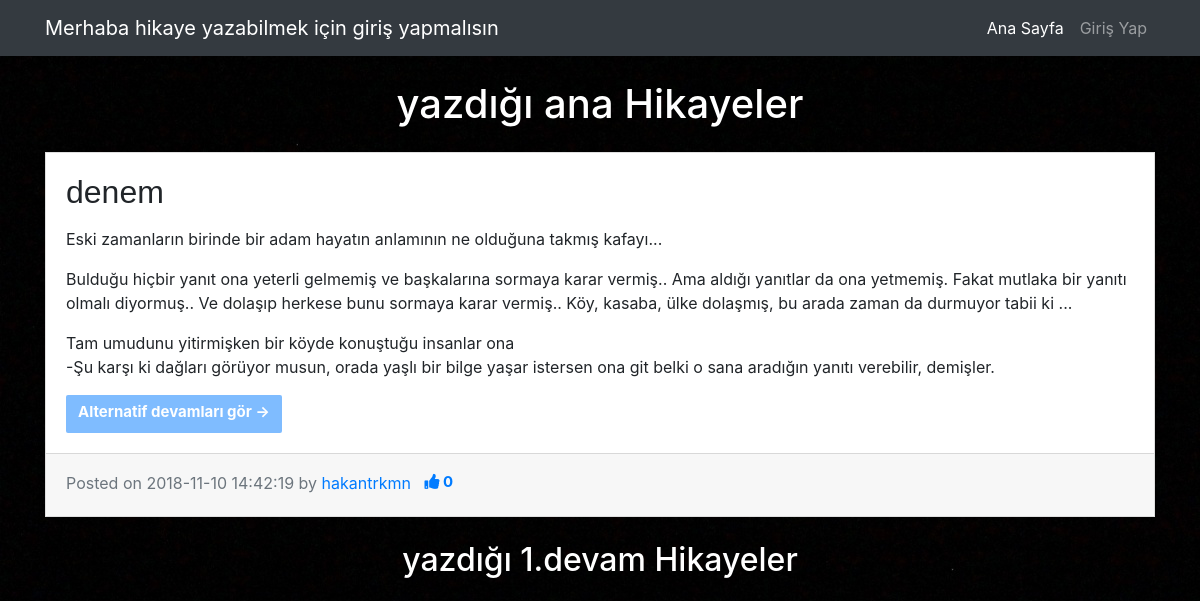
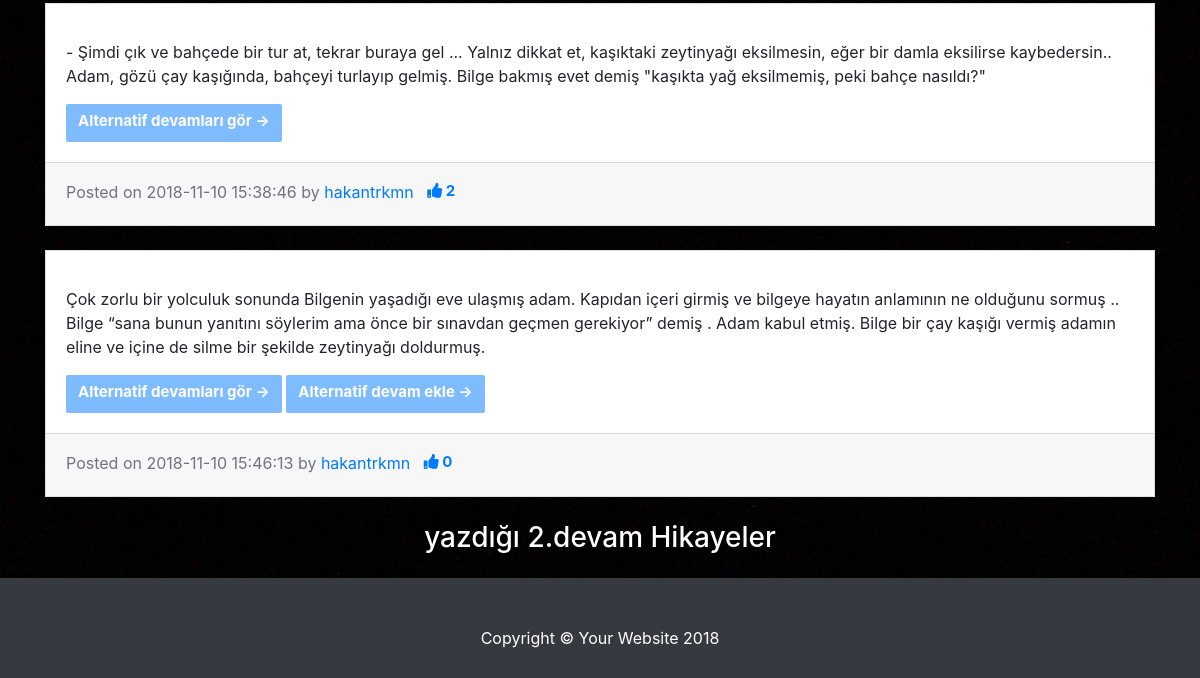
/profil.php?kullanici=hakantrkmn, run on an earlier commit of the app's database (2 pictures, top to bottom).
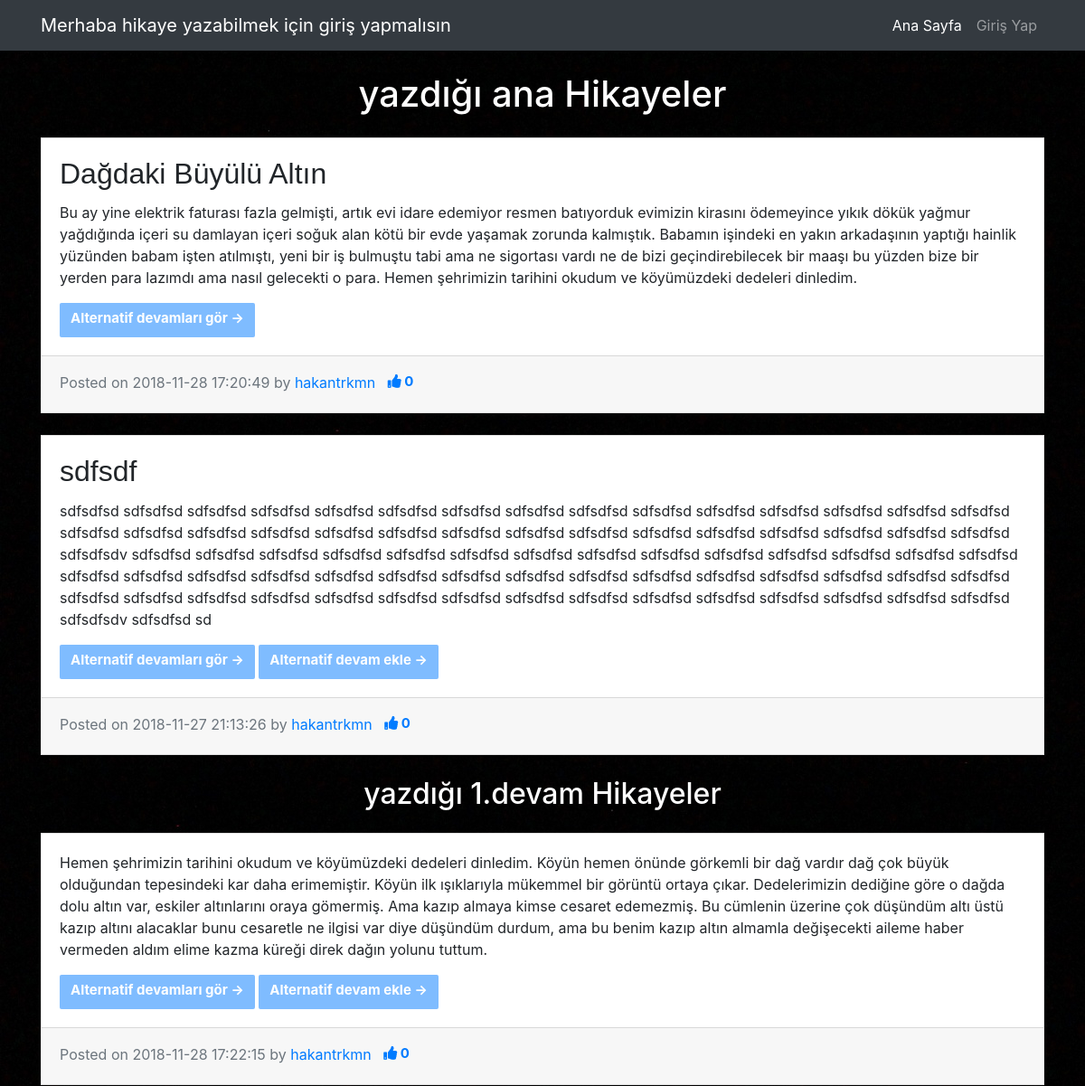
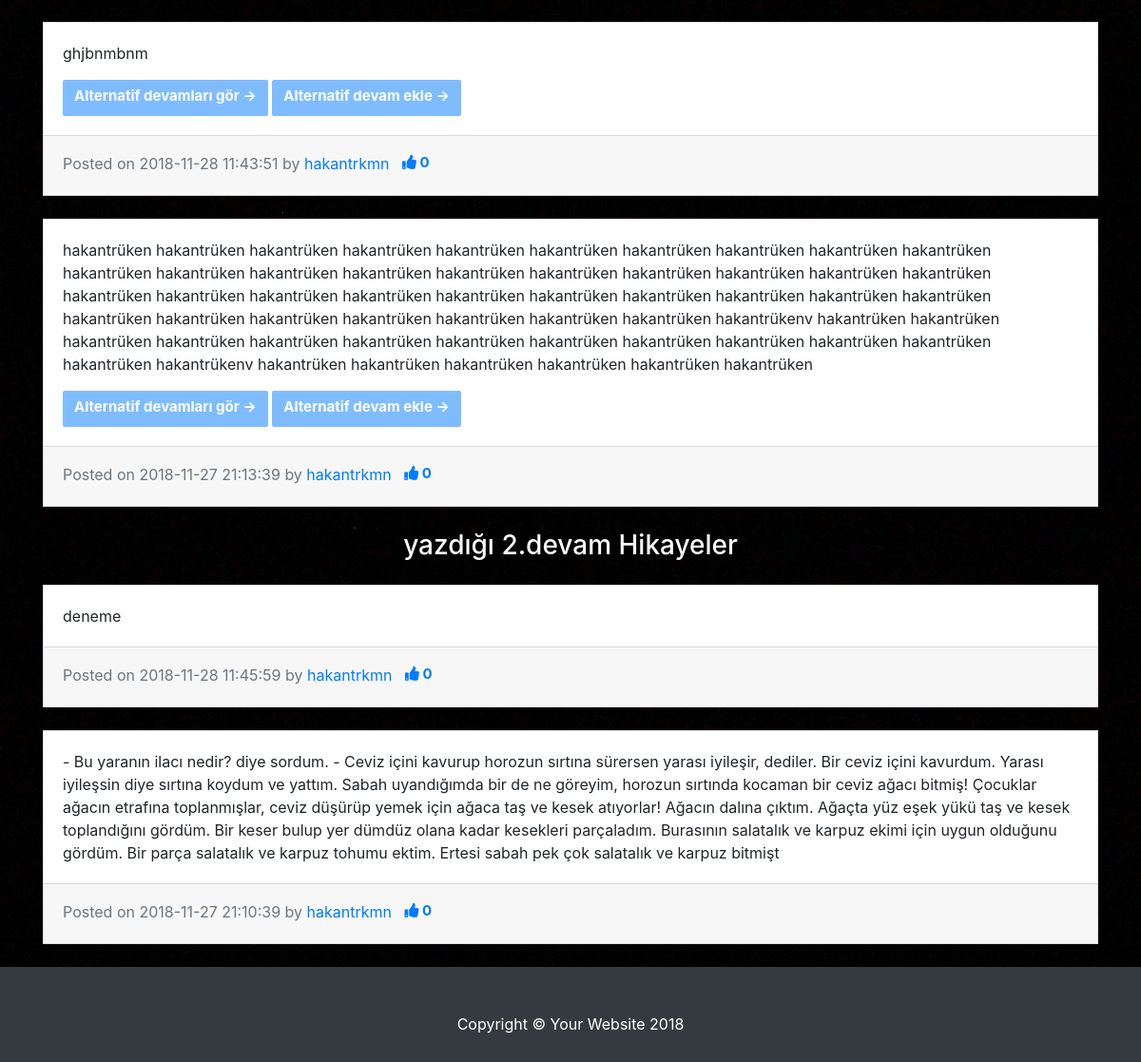
And on a later commit of the database (2 pictures, top to bottom).
### tables this page shows
CREATE TABLE `anahikaye` (
  `hikaye_id` int(100) NOT NULL AUTO_INCREMENT,
  `hikaye_baslik` varchar(200) NOT NULL,
  `hikaye_metin` varchar(700) NOT NULL,
  `hikaye_devambir` int(50) NOT NULL DEFAULT '0',
  `hikaye_devamiki` int(50) NOT NULL DEFAULT '0',
  `hikaye_devamuc` int(50) NOT NULL DEFAULT '0',
  `hikaye_tarih` timestamp NOT NULL DEFAULT CURRENT_TIMESTAMP,
  `hikaye_seviye` int(10) NOT NULL DEFAULT '0',
  `hikaye_begeni` int(100) NOT NULL DEFAULT '0',
  `kullanici_id` int(100) NOT NULL,
  PRIMARY KEY (`hikaye_id`),
  KEY `kullanici_id` (`kullanici_id`),
  KEY `hikaye_devambir` (`hikaye_devambir`),
  KEY `hikaye_devamuc` (`hikaye_devamuc`),
  KEY `hikaye_devamiki` (`hikaye_devamiki`),
  CONSTRAINT `anahikaye_ibfk_2` FOREIGN KEY (`kullanici_id`) REFERENCES `kullanici` (`kullanici_id`) ON DELETE CASCADE ON UPDATE CASCADE
);

CREATE TABLE `kullanici` (
  `kullanici_id` int(100) NOT NULL AUTO_INCREMENT,
  `kullanici_adi` varchar(25) NOT NULL,
  `kullanici_sifre` varchar(50) NOT NULL,
  PRIMARY KEY (`kullanici_id`)
);

CREATE TABLE `alternatifbir` (
  `alterbir_id` int(50) NOT NULL AUTO_INCREMENT,
  `alterbir_metin` varchar(700) NOT NULL,
  `alterbir_devambir` int(50) NOT NULL DEFAULT '0',
  `alterbir_devamiki` int(50) NOT NULL DEFAULT '0',
  `alterbir_devamuc` int(50) NOT NULL DEFAULT '0',
  `alterbir_parentid` int(100) NOT NULL,
  `alterbir_tarih` timestamp NOT NULL DEFAULT CURRENT_TIMESTAMP ON UPDATE CURRENT_TIMESTAMP,
  `alterbir_seviye` int(100) NOT NULL DEFAULT '1',
  `alterbir_begeni` int(100) NOT NULL DEFAULT '0',
  `kullanici_id` int(100) NOT NULL,
  PRIMARY KEY (`alterbir_id`),
  KEY `kullanici_id` (`kullanici_id`),
  KEY `alterbir_parentid` (`alterbir_parentid`),
  CONSTRAINT `alternatifbir_ibfk_3` FOREIGN KEY (`kullanici_id`) REFERENCES `kullanici` (`kullanici_id`) ON DELETE CASCADE ON UPDATE CASCADE,
  CONSTRAINT `alternatifbir_ibfk_4` FOREIGN KEY (`alterbir_parentid`) REFERENCES `anahikaye` (`hikaye_id`) ON DELETE CASCADE ON UPDATE CASCADE
);

CREATE TABLE `alternatifiki` (
  `alteriki_id` int(20) NOT NULL AUTO_INCREMENT,
  `alteriki_metin` varchar(700) NOT NULL,
  `alteriki_tarih` timestamp NOT NULL DEFAULT CURRENT_TIMESTAMP,
  `alteriki_parentid` int(10) NOT NULL,
  `alteriki_seviye` int(10) NOT NULL DEFAULT '2',
  `alteriki_begeni` int(100) NOT NULL DEFAULT '0',
  `kullanici_id` int(100) NOT NULL,
  PRIMARY KEY (`alteriki_id`),
  KEY `alteriki_parentid` (`alteriki_parentid`),
  KEY `kullanici_id` (`kullanici_id`),
  CONSTRAINT `alternatifiki_ibfk_3` FOREIGN KEY (`alteriki_parentid`) REFERENCES `alternatifbir` (`alterbir_id`) ON DELETE CASCADE ON UPDATE CASCADE,
  CONSTRAINT `alternatifiki_ibfk_4` FOREIGN KEY (`kullanici_id`) REFERENCES `kullanici` (`kullanici_id`) ON DELETE CASCADE ON UPDATE CASCADE
);

### functions.php (called while the page is built, shortened)
<?php
include 'init.php';
  function dolumu($hikayeid)
  {
    global $connection;
    $videos = $connection->prepare("SELECT hikaye_devambir,hikaye_devamiki,hikaye_devamuc FROM anahikaye where hikaye_id=$hikayeid");
    $videos->execute();
    $videos=$videos->fetch(PDO::FETCH_OBJ);
      if ($videos->hikaye_devambir == 0 or $videos->hikaye_devamiki == 0 or $videos->hikaye_devamuc == 0 ) {
        return false;
      }
      else {
        return true;
      }
  }
  function dolumu2($hikayeid)
  {
    global $connection;
    $videos = $connection->prepare("SELECT alterbir_devambir,alterbir_devamiki,alterbir_devamuc FROM alternatifbir where alterbir_id=$hikayeid");
    $videos->execute();
    $videos=$videos->fetch(PDO::FETCH_OBJ);
      if ($videos->alterbir_devambir == 0 or $videos->alterbir_devamiki == 0 or $videos->alterbir_devamuc == 0 ) {
        return false;
      }
      else {
        return true;
      }
  }
 ?>

### profil.php (the view, shortened to what this page needs)
<?php
include 'init.php';
include 'functions.php';
$videos = $connection->prepare("SELECT * FROM anahikaye , kullanici where kullanici.kullanici_adi=:name and kullanici.kullanici_id=anahikaye.kullanici_id ORDER BY hikaye_id DESC");
$videos->execute(array('name'=>$_GET['kullanici']));
$videos=$videos->fetchAll(PDO::FETCH_OBJ);
$videos2 = $connection->prepare("SELECT * FROM alternatifbir , kullanici where kullanici.kullanici_adi=:name and kullanici.kullanici_id=alternatifbir.kullanici_id ORDER BY alterbir_id DESC");
$videos2->execute(array('name'=>$_GET['kullanici']));
$videos2=$videos2->fetchAll(PDO::FETCH_OBJ);
$videos3 = $connection->prepare("SELECT * FROM alternatifiki , kullanici where kullanici.kullanici_adi=:name and kullanici.kullanici_id=alternatifiki.kullanici_id ORDER BY alteriki_id DESC");
$videos3->execute(array('name'=>$_GET['kullanici']));
$videos3=$videos3->fetchAll(PDO::FETCH_OBJ);
include 'wiew/header.php';
?>
<div class="container">
  <div class="row">
    <div class="col-md-12">
      <h1 class="my-4">yazdığı ana Hikayeler
      </h1>
<?php foreach ($videos as  $value): ?>
  <div class="card mb-4">
    <div class="card-body">
      <h2 class="card-title"><?php echo $value->hikaye_baslik ?></h2>
      <p class="card-text"><?php echo $value->hikaye_metin ?></p>
      <a href="altergör.php?hikaye_id=<?php echo $value->hikaye_id ?>&seviye=<?php echo $value->hikaye_seviye ?>" class="btn btn-primary">Alternatif devamları gör &rarr;</a>
      <?php if (dolumu($value->hikaye_id)==false): ?>
        <a href="alterekle.php?parentid=<?php echo $value->hikaye_id ?>&seviye=<?php echo $value->hikaye_seviye ?>" class="btn btn-primary">Alternatif devam ekle &rarr;</a>
      <?php endif; ?>
    </div>
    <div class="card-footer text-muted">
      Posted on <?php echo $value->hikaye_tarih ?> by
      <a href="#"><?php echo $value->kullanici_adi ?></a>
      <a href="like.php?hikaye_id=<?php echo $value->hikaye_id ?>&seviye=<?php echo $value->hikaye_seviye ?>" class="btn btn-sm btn-default"><span class="glyphicon glyphicon-thumbs-up"></span> <i class="fas fa-thumbs-up"></i> <?php echo $value->hikaye_begeni ?> </a>
    </div>
  </div>
<?php endforeach; ?>
<h2 class="my-4">yazdığı 1.devam Hikayeler
</h2>
<?php foreach ($videos2 as  $value): ?>
<div class="card mb-4">
<div class="card-body">
<p class="card-text"><?php echo $value->alterbir_metin ?></p>
<a href="altergör.php?hikaye_id=<?php echo $value->alterbir_id ?>&seviye=<?php echo $value->alterbir_seviye ?>" class="btn btn-primary">Alternatif devamları gör &rarr;</a>
<?php if (dolumu2($value->alterbir_id)==false): ?>
  <a href="alterekle.php?parentid=<?php echo $value->alterbir_id ?>&seviye=<?php echo $value->alterbir_seviye ?>" class="btn btn-primary">Alternatif devam ekle &rarr;</a>
<?php endif; ?>
</div>
<div class="card-footer text-muted">
Posted on <?php echo $value->alterbir_tarih ?> by
<a href="#"><?php echo $value->kullanici_adi ?></a>
<a href="like.php?hikaye_id=<?php echo $value->alterbir_id ?>&seviye=<?php echo $value->alterbir_seviye ?>" class="btn btn-sm btn-default"><span class="glyphicon glyphicon-thumbs-up"></span> <i class="fas fa-thumbs-up"></i> <?php echo $value->alterbir_begeni ?> </a>
</div>
</div>
<?php endforeach; ?>
<h3 class="my-4">yazdığı 2.devam Hikayeler
</h3>
<?php foreach ($videos3 as  $value): ?>
<div class="card mb-4">
<div class="card-body">
<p class="card-text"><?php echo $value->alteriki_metin ?></p>
</div>
<div class="card-footer text-muted">
Posted on <?php echo $value->alteriki_tarih ?> by
<a href="#"><?php echo $value->kullanici_adi ?></a>
<a href="like.php?hikaye_id=<?php echo $value->alteriki_id ?>&seviye=<?php echo $value->alteriki_seviye ?>" class="btn btn-sm btn-default"><span class="glyphicon glyphicon-thumbs-up"></span> <i class="fas fa-thumbs-up"></i> <?php echo $value->alteriki_begeni ?> </a>
</div>
</div>
<?php endforeach; ?>
    </div>
  </div>
</div>
<footer class="py-5 bg-dark">
  <div class="container">
    <p class="m-0 text-center text-white">Copyright &copy; Your Website 2018</p>
  </div>
</footer>
</body>
</html>

What changed in the data, as far as the page shows it:
removed anahikaye: hikaye_baslik "denem", hikaye_metin "Eski zamanların birinde bir adam hayatın anlamının ne olduğuna takmış kafayı... Bulduğu hiçbir yanıt ona yeterli gelmemiş ve başkalarına sormaya karar vermiş.. Ama aldığı yanıtlar da ona yetmemiş. Fakat mutlaka bir yanıtı olmalı diyormuş.. Ve dolaşıp herkese bunu sormaya karar vermiş.. Köy, kasaba, ülke dolaşmış, bu arada zaman da durmuyor tabii ki ... Tam umudunu yitirmişken bir köyde konuştuğu insanlar ona -Şu karşı ki dağları görüyor musun, orada yaşlı bir bilge yaşar istersen ona git belki o sana aradığın yanıtı verebilir, demişler.", hikaye_tarih "2018-11-10 14:42:19", kullanici.kullanici_adi "hakantrkmn", hikaye_begeni "0"
removed alternatifbir: alterbir_metin "- Şimdi çık ve bahçede bir tur at, tekrar buraya gel ... Yalnız dikkat et, kaşıktaki zeytinyağı eksilmesin, eğer bir damla eksilirse kaybedersin.. Adam, gözü çay kaşığında, bahçeyi turlayıp gelmiş. Bilge bakmış evet demiş \"kaşıkta yağ eksilmemiş, peki bahçe nasıldı?\"", alterbir_tarih "2018-11-10 15:38:46", kullanici.kullanici_adi "hakantrkmn", alterbir_begeni "2"
removed alternatifbir: alterbir_metin "Çok zorlu bir yolculuk sonunda Bilgenin yaşadığı eve ulaşmış adam. Kapıdan içeri girmiş ve bilgeye hayatın anlamının ne olduğunu sormuş .. Bilge “sana bunun yanıtını söylerim ama önce bir sınavdan geçmen gerekiyor” demiş . Adam kabul etmiş. Bilge bir çay kaşığı vermiş adamın eline ve içine de silme bir şekilde zeytinyağı doldurmuş.", alterbir_tarih "2018-11-10 15:46:13", kullanici.kullanici_adi "hakantrkmn", alterbir_begeni "0"
added anahikaye: hikaye_baslik "Dağdaki Büyülü Altın", hikaye_metin "Bu ay yine elektrik faturası fazla gelmişti, artık evi idare edemiyor resmen batıyorduk evimizin kirasını ödemeyince yıkık dökük yağmur yağdığında içeri su damlayan içeri soğuk alan kötü bir evde yaşamak zorunda kalmıştık. Babamın işindeki en yakın arkadaşının yaptığı hainlik yüzünden babam işten atılmıştı, yeni bir iş bulmuştu tabi ama ne sigortası vardı ne de bizi geçindirebilecek bir maaşı bu yüzden bize bir yerden para lazımdı ama nasıl gelecekti o para. Hemen şehrimizin tarihini okudum ve köyümüzdeki dedeleri dinledim.", hikaye_tarih "2018-11-28 17:20:49", kullanici.kullanici_adi "hakantrkmn", hikaye_begeni "0"
added anahikaye: hikaye_baslik "sdfsdf", hikaye_metin "sdfsdfsd sdfsdfsd sdfsdfsd sdfsdfsd sdfsdfsd sdfsdfsd sdfsdfsd sdfsdfsd sdfsdfsd sdfsdfsd sdfsdfsd sdfsdfsd sdfsdfsd sdfsdfsd sdfsdfsd sdfsdfsd sdfsdfsd sdfsdfsd sdfsdfsd sdfsdfsd sdfsdfsd sdfsdfsd sdfsdfsd sdfsdfsd sdfsdfsd sdfsdfsd sdfsdfsd sdfsdfsd sdfsdfsd sdfsdfsd sdfsdfsdv sdfsdfsd sdfsdfsd sdfsdfsd sdfsdfsd sdfsdfsd sdfsdfsd sdfsdfsd sdfsdfsd sdfsdfsd sdfsdfsd sdfsdfsd sdfsdfsd sdfsdfsd sdfsdfsd sdfsdfsd sdfsdfsd sdfsdfsd sdfsdfsd sdfsdfsd sdfsdfsd sdfsdfsd sdfsdfsd sdfsdfsd sdfsdfsd sdfsdfsd sdfsdfsd sdfsdfsd sdfsdfsd sdfsdfsd sdfsdfsd sdfsdfsd sdfsdfsd sdfsdfsd sdfsdfsd sdfsdfsd sdfsdfsd sdfsdfsd sdfsdfsd sdfsdfsd sdfsdfsd sdfsdfsd sdfsdfsd sdfsdfsd sdfsdfsd sdfsdfsdv sdfsdfsd sd", hikaye_tarih "2018-11-27 21:13:26", kullanici.kullanici_adi "hakantrkmn", hikaye_begeni "0"
added alternatifbir: alterbir_metin "Hemen şehrimizin tarihini okudum ve köyümüzdeki dedeleri dinledim. Köyün hemen önünde görkemli bir dağ vardır dağ çok büyük olduğundan tepesindeki kar daha erimemiştir. Köyün ilk ışıklarıyla mükemmel bir görüntü ortaya çıkar. Dedelerimizin dediğine göre o dağda dolu altın var, eskiler altınlarını oraya gömermiş. Ama kazıp almaya kimse cesaret edemezmiş. Bu cümlenin üzerine çok düşündüm altı üstü kazıp altını alacaklar bunu cesaretle ne ilgisi var diye düşündüm durdum, ama bu benim kazıp altın almamla değişecekti aileme haber vermeden aldım elime kazma küreği direk dağın yolunu tuttum.", alterbir_tarih "2018-11-28 17:22:15", kullanici.kullanici_adi "hakantrkmn", alterbir_begeni "0"
added alternatifbir: alterbir_metin "ghjbnmbnm", alterbir_tarih "2018-11-28 11:43:51", kullanici.kullanici_adi "hakantrkmn", alterbir_begeni "0"
added alternatifbir: alterbir_metin "hakantrüken hakantrüken hakantrüken hakantrüken hakantrüken hakantrüken hakantrüken hakantrüken hakantrüken hakantrüken hakantrüken hakantrüken hakantrüken hakantrüken hakantrüken hakantrüken hakantrüken hakantrüken hakantrüken hakantrüken hakantrüken hakantrüken hakantrüken hakantrüken hakantrüken hakantrüken hakantrüken hakantrüken hakantrüken hakantrüken hakantrüken hakantrüken hakantrüken hakantrüken hakantrüken hakantrüken hakantrüken hakantrükenv hakantrüken hakantrüken hakantrüken hakantrüken hakantrüken hakantrüken hakantrüken hakantrüken hakantrüken hakantrüken hakantrüken hakantrüken hakantrüken hakantrükenv hakantrüken hakantrüken hakantrüken hakantrüken hakantrüken hakantrüken", alterbir_tarih "2018-11-27 21:13:39", kullanici.kullanici_adi "hakantrkmn", alterbir_begeni "0"
added alternatifiki: alteriki_metin "deneme", alteriki_tarih "2018-11-28 11:45:59", kullanici.kullanici_adi "hakantrkmn", alteriki_begeni "0"
added alternatifiki: alteriki_metin "- Bu yaranın ilacı nedir? diye sordum. - Ceviz içini kavurup horozun sırtına sürersen yarası iyileşir, dediler. Bir ceviz içini kavurdum. Yarası iyileşsin diye sırtına koydum ve yattım. Sabah uyandığımda bir de ne göreyim, horozun sırtında kocaman bir ceviz ağacı bitmiş! Çocuklar ağacın etrafına toplanmışlar, ceviz düşürüp yemek için ağaca taş ve kesek atıyorlar! Ağacın dalına çıktım. Ağaçta yüz eşek yükü taş ve kesek toplandığını gördüm. Bir keser bulup yer dümdüz olana kadar kesekleri parçaladım. Burasının salatalık ve karpuz ekimi için uygun olduğunu gördüm. Bir parça salatalık ve karpuz tohumu ektim. Ertesi sabah pek çok salatalık ve karpuz bitmişt", alteriki_tarih "2018-11-27 21:10:39", kullanici.kullanici_adi "hakantrkmn", alteriki_begeni "0"
